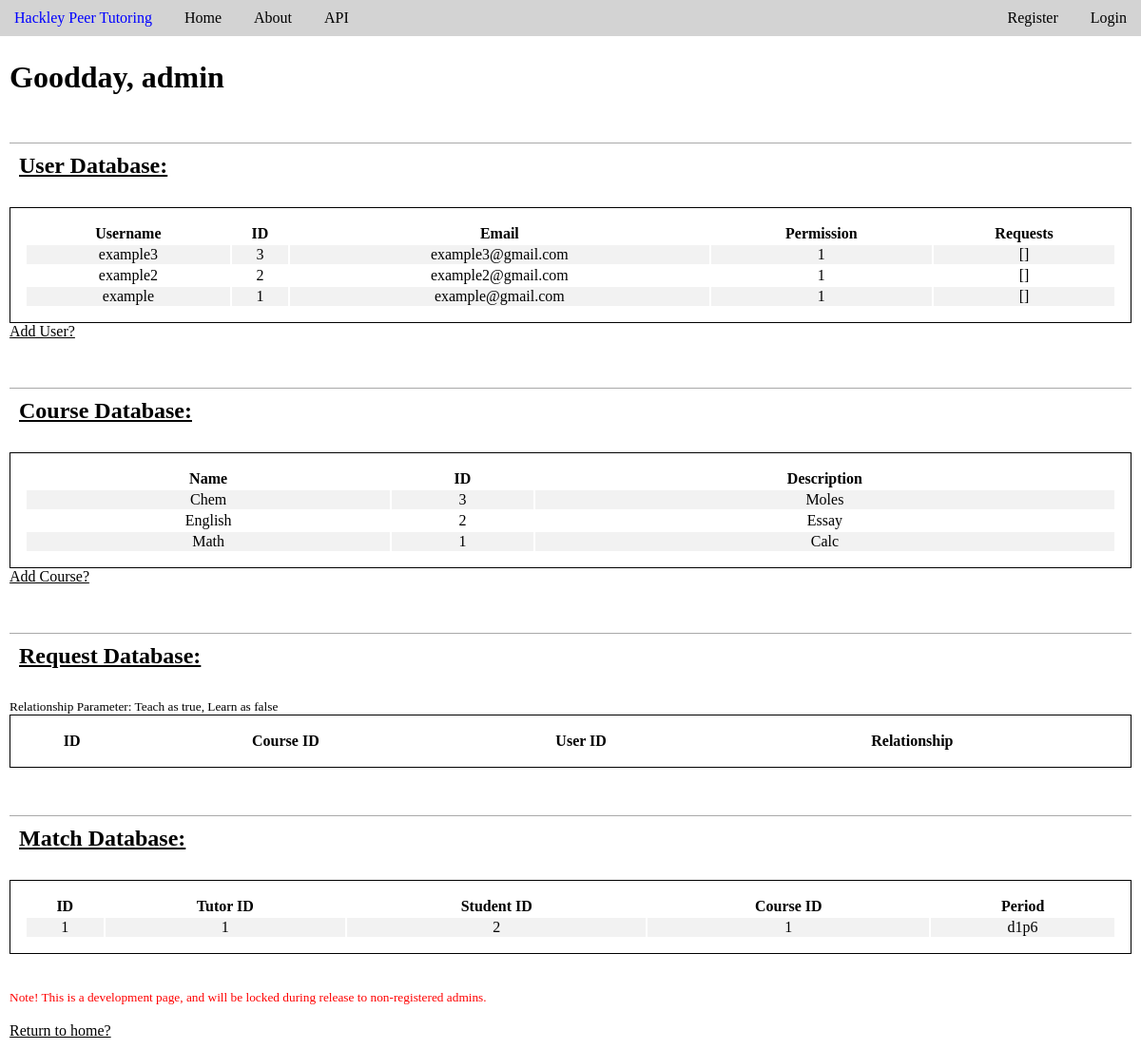
/admin, run on an earlier commit of the app's database.
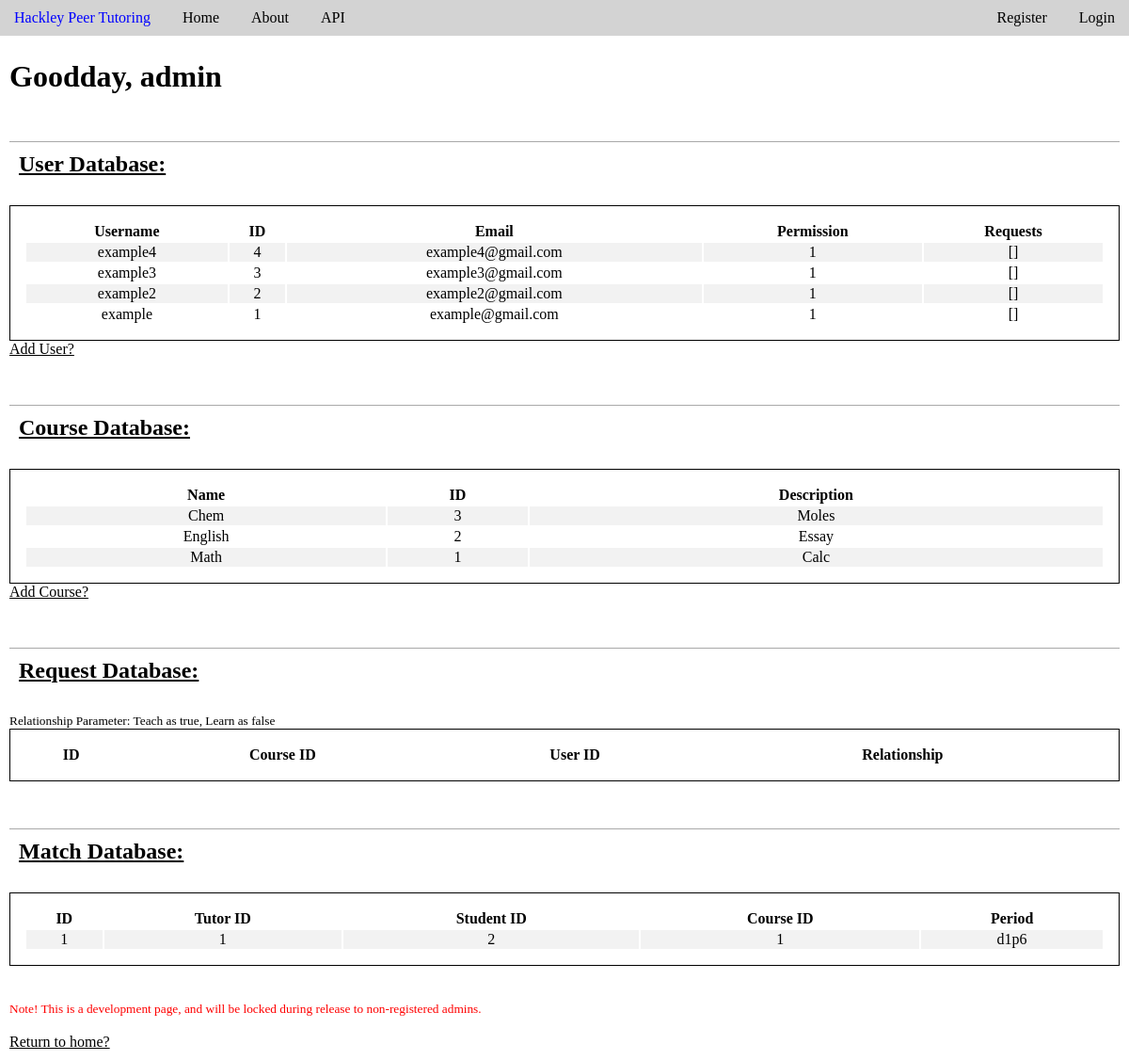
And on a later commit of the database.
### PeerTutor/models.py (models this page shows, shortened)
class User(db.Model, UserMixin):
    __tablename__ = 'user'
    id = db.Column(db.Integer, primary_key=True)
    username = db.Column(db.String(20), unique=True, nullable=False)
    email = db.Column(db.String(120), unique=True, nullable=False)
    password = db.Column(db.String(60), nullable=False)
    permission = db.Column(db.Integer, default='1')
    grade = db.Column(db.Integer, nullable=False)
    date_joined = db.Column(db.DateTime, nullable=False, default=datetime.utcnow)
    gradeLevels = db.Column(db.String(20), default="8,9,10,11,12") #8 means all middle school
    schedule = db.relationship('Schedule', backref='user', lazy=True)
    requests = db.relationship('CourseRequest', backref='user', lazy=True)

class Course(db.Model):
    __tablename__ = 'course'
    id = db.Column(db.Integer, primary_key=True)
    name = db.Column(db.String(20), unique=True, nullable=False)
    description = db.Column(db.Text, nullable=False)

class Match(db.Model):
    __tablename__ = 'match'
    id = db.Column(db.Integer, primary_key=True)
    tutor_id = db.Column(db.Integer, nullable=False)
    tutee_id = db.Column(db.Integer, nullable=False)
    course_id = db.Column(db.Integer, nullable=False)
    period = db.Column('period', db.String, nullable=False)

### PeerTutor/admin/routes.py (the view)
@admin.route("/admin")
def adminPage():
    users = User.query.order_by(User.date_joined.desc()).all()
    courses = Course.query.order_by(Course.id.desc()).all()
    requests = CourseRequest.query.order_by(CourseRequest.id.desc()).all()
    matches = Match.query.order_by(Match.id.desc()).all()
    return render_template('/admin.html', users=users, courses=courses,
        get_user_requests=get_user_requests, requests=requests, extract=extract,
        matches=matches)

### PeerTutor/admin/utils.py (called while the page is built, shortened)
def get_user_requests(user):
    requests = CourseRequest.query.filter_by(user=user).all()
    array_requests = []
    return array_requests

### PeerTutor/templates/admin.html (shortened to what this page needs)
{% extends 'base.html' %}
{% block content %}
    <h1> Goodday, admin </h1>
    <h2 class="admin-table-title"> User Database: </h2>
    <table class="admin-table">
        <tr>
            <th> Username </th>
            <th> ID </th>
            <th> Email </th>
            <th> Permission </th>
            <th> Requests </th>
        </tr>
        {% for user in users %}
            <tr>
                <td> {{ user.username }} </td>
                <td> {{ user.id }} </td>
                <td> {{ user.email }} </td>
                <td> {{ user.permission }} </td>
                <td> {{ get_user_requests(user) }} </td>
            </tr>
        {% endfor %}
    </table>
    <a class="development-link" href="{{ url_for('admin.addUser')}}"> Add User? </a>
    <h2 class="admin-table-title"> Course Database: </h2>
    <table class="admin-table">
        <tr>
            <th> Name </th>
            <th> ID </th>
            <th> Description </th>
        </tr>
        {% for course in courses %}
            <tr>
                <td> {{ course.name }} </td>
                <td> {{ course.id }} </td>
                <td> {{ course.description }} </td>
            </tr>
        {% endfor %}
    </table>
    <a class="development-link" href="{{ url_for('admin.addCourse')}}"> Add Course? </a>
    <br>
    <h2 class="admin-table-title"> Request Database: </h2>
    <small>
        Relationship Parameter: Teach as true, Learn as false
    </small>
    <table class="admin-table">
        <tr>
            <th> ID </th>
            <th> Course ID </th>
            <th> User ID </th>
            <th> Relationship </th>
        </tr>
    </table>
    <h2 class="admin-table-title"> Match Database: </h2>
    <table class="admin-table">
        <tr>
            <th> ID </th>
            <th> Tutor ID </th>
            <th> Student ID </th>
            <th> Course ID </th>
            <th> Period </th>
        </tr>
        {% for match in matches %}
            <tr>
                <td> {{ match.id }} </td>
                <td> {{ match.tutor_id }} </td>
                <td> {{ match.tutee_id }} </td>
                <td> {{ match.course_id }} </td>
                <td> {{ match.period }} </td>
            </tr>
        {% endfor %}
    </table>
    <br> <br>
    <small style="color:red">
        Note! This is a development page, and will be locked during release to non-registered admins.
    </small>
    <br> <br>
    <a class="development-link" href="{{url_for('main.home')}}"> Return to home? </a>
{% endblock %}

### PeerTutor/templates/base.html (shortened to what this page needs)
<!DOCTYPE html>
<html lang="en">
<head>
    <link rel="stylesheet" type="text/css" href="{{ url_for('static', filename='main.css') }}">
</head>
<body>
  <header class="nav-bar-header">
    <nav class="nav-bar-nav">
      <div class="nav-bar-div">
        <a class="link left-link logo" href="{{ url_for('main.home') }}">Hackley Peer Tutoring</a>
          <div class="left-link-group">
            <a class="link left-link" href="{{ url_for('main.home') }}">Home</a>
            <a class="link left-link" href="{{ url_for('main.home') }}">About</a>
            <a class="link left-link" href="{{ url_for('main.apiHelp')}}">API</a>
          </div>
          <div class="right-link-group">
          {% if current_user.is_authenticated %}
            <a class="link right-link" href=" {{ url_for('main.home') }}">Sessions</a>
            <a class="link right-link" href=" {{ url_for('main.home') }}">Requests</a>
            <a class="link right-link" href=" {{ url_for('users.account') }}">Account</a>
            <a class="link right-link" href=" {{ url_for('users.logout') }}">Logout</a>
          {% else %}
            <a class="link right-link" href=" {{ url_for('users.login') }}">Login</a>
            <a class="link right-link" href="{{ url_for('users.register') }}">Register</a>
          {% endif %}
        </div>
      </div>
    </nav>
  </header>
  <main role="main" class="content">
      <div class="#">
      <div class="#">
          {% block content %}{% endblock %}
      </div>
  </main>
</body>

### PeerTutor/static/main.css (style rules this page uses)
body { margin: 0px; }
.admin-table { border: 1px solid black; width: 100%; text-align: center; padding: 15px; }
tr { border-bottom: 1px solid black; border-right: 1px solid black; }
tr:nth-child(even) { background-color: #f2f2f2; }
.admin-table-title { text-decoration: underline; border-top: 1px solid darkgrey; margin-top: 50px; padding:10px; }
.development-link { color: black; }
.link { display: inline; margin-left: 4px; padding-top: 10px; padding-bottom: 10px; padding-right: 15px; padding-left: 15px; margin-top:0px; color:black; text-decoration: none; background-color: lightgrey; }
.right-link { float: right; }
.left-link { float: left; }
.nav-bar-header { display:inline-block; height: auto; width: 100%; padding-top: 0px; background-color: lightgrey; margin-top: 0px; margin-left: 0px; margin-right: 0px; }
.logo { border-style: hidden; color: blue; margin-left: 0px; }
.left-link-group { float: left; }
.right-link-group { float:right; }
.nav-bar-nav { width: 100%; margin-top: 0px; margin-left: 0px; margin-right: 0px; }
.nav-bar-div { margin: 0px; }
.content { margin: 10px; }

What changed in the data, as far as the page shows it:
added User: username "example4", id "4", email "example4@gmail.com", permission "1", get_user_requests "[]"
